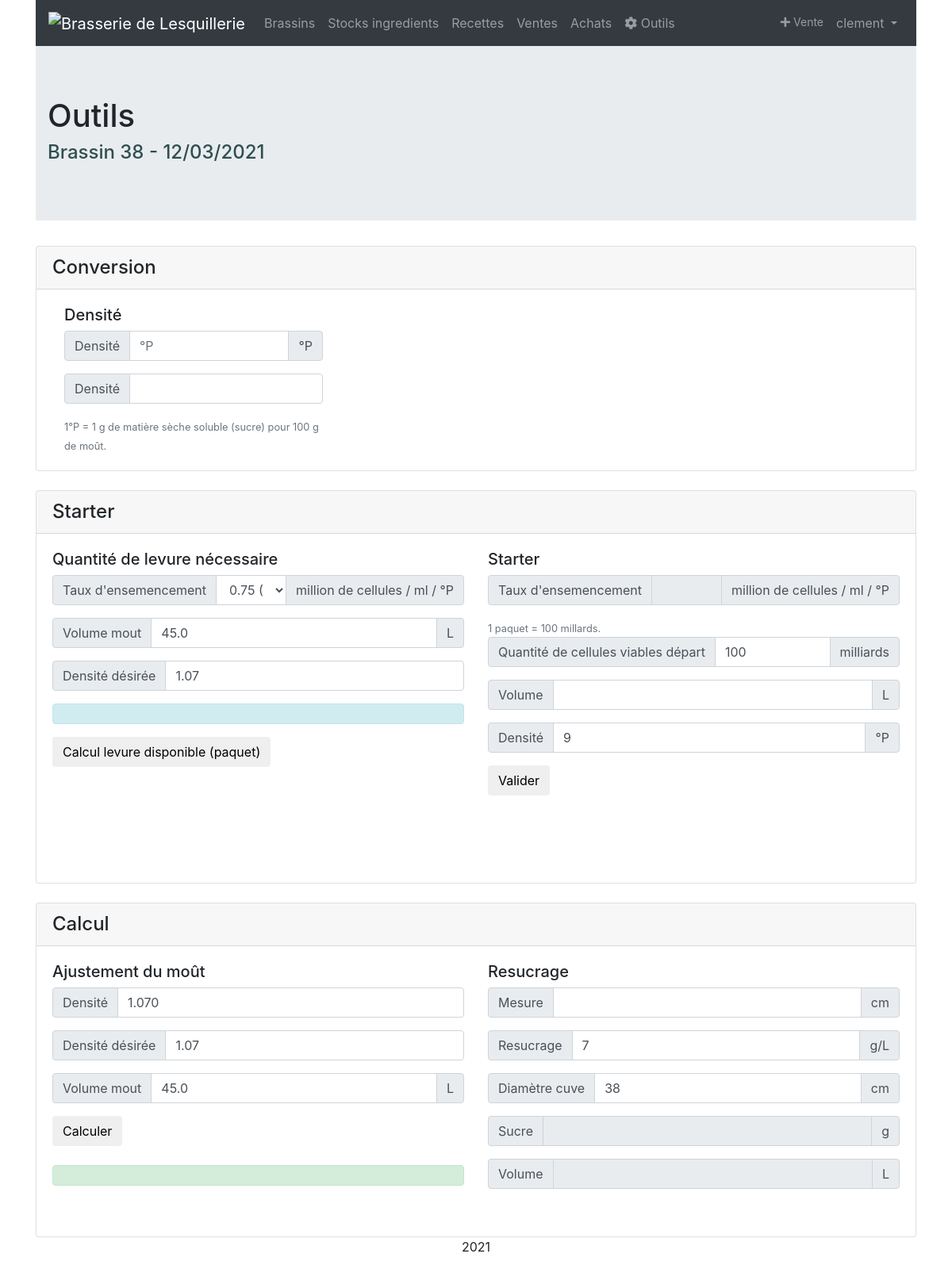
/brasserie/outils/ (signed in), run on the app's committed database.
### brassin/models.py (models this page shows, shortened)
class Brassin(models.Model):
	date_brassin = models.DateField(null=True)
	numero = models.CharField(blank=True,null=True,max_length=30)
	date_mise_bouteille = models.DateField(blank=True,null=True)
	densite_avant_ebullition = models.DecimalField(blank=True,null=True, max_digits=4, decimal_places=3)
	densite_initiale = models.DecimalField(blank=True,null=True, max_digits=4, decimal_places=3)
	densite_finale = models.DecimalField(blank=True,null=True, max_digits=4, decimal_places=3)
	volume_empatage = models.DecimalField(blank=True,null=True, max_digits=5, decimal_places=1)
	volume_rincage_dreches = models.DecimalField(blank=True,null=True, max_digits=5, decimal_places=1)
	volume_mout = models.DecimalField(blank=True,null=True, max_digits=5, decimal_places=1)
	volume_cuve_fermentation = models.DecimalField(blank=True,null=True, max_digits=5, decimal_places=1)
	volume_starter = models.DecimalField(blank=True,null=True, max_digits=5, decimal_places=1,default=0)
	temps_empatage = models.TimeField(blank=True,null=True,default="01:15:00")
	temps_ebullition = models.TimeField(blank=True,null=True,default="01:30:00")
	temps_fermentation = models.TimeField(blank=True,null=True)
	notes = models.TextField(blank=True,null=True)
	resucrage = models.DecimalField(blank=True,null=True, max_digits=2, decimal_places=1)
	ingredient = models.ManyToManyField(Ingredient, through='BrassinIngredient',null=True,blank=True)
	recette = models.ForeignKey(Recette, on_delete=models.SET_NULL, null=True,blank=True)
	fermenteur = models.ForeignKey(Fermenteur, on_delete=models.SET_NULL, null=True,blank=True)
	archive = models.BooleanField(default=False)
	class Meta:
		verbose_name = "Brassin"
		ordering = ['-date_brassin']

class Recette(models.Model):
	nom = models.CharField(max_length=30)
	type_biere = models.CharField(blank=True,null=True,max_length=30)
	densite_desire = models.DecimalField(blank=True,null=True, max_digits=4, decimal_places=3)
	taux_empatage =  models.DecimalField(max_digits=4, decimal_places=3,default=0.3)
	resucrage = models.DecimalField(blank=True,null=True, max_digits=3, decimal_places=1,default=7)
	notes = models.TextField(blank=True,null=True)
	etiquette = models.ImageField(upload_to = 'recettes',blank=True,null=True)
	class Meta:
		verbose_name = "Recette"
		ordering = ['id']

### brassin/views.py (the view)
# urls.py: path('outils/', views.Outils, name='outils'),
@login_required
def Outils(request,id=0):
	if id != 0:
		b = Brassin.objects.get(id=id)
	else:
		b = Brassin.objects.latest('id')
	try:
		r = Recette.objects.get(id=b.recette_id)
	except Recette.DoesNotExist:
		r = Recette.objects.get(id=1)
	return render(request, "brassin/outils.html", {'brassin_x': b,'recette':r})

### brassin/templates/brassin/outils.html (shortened to what this page needs)
{% extends 'base.html' %}
{% load static %}
{% block css %}
<link rel="stylesheet" href="{% static 'brassin/css/style.css' %}" />
{% endblock %}
{% block content %}
<div class="jumbotron jumbotron-fluid">
  <div class="container">
    <h1 class="page-header">Outils</h1>
    <h4><a href="{% url 'brassin_consult' brassin_x.id %}">Brassin {{brassin_x.id}} - {{brassin_x.date_brassin}}</a></h4>
  </div>
</div>
<div class="row">
    <div class="col-sm-12">
    <div class="card h-100">
	    <h4 class="card-header">Conversion</h4>
		<div class="card-body">
        <div class="col-sm-4">
            <h5>Densité</h5>
            <div class="input-group mb-3">
                <div class="input-group-prepend">
                  <span class="input-group-text">Densité</span>
                </div>
                <input type="text" class="form-control" name="id_densite_P" id="id_densite_P" type="number" min="0" onkeyup="calc_SG(this.value, this.name)" placeholder="°P" />
                <div class="input-group-append">
                  <span class="input-group-text">°P</span>
                </div>
            </div>
            <div class="input-group mb-3">
                <div class="input-group-prepend">
                  <span class="input-group-text">Densité</span>
                </div>
                <input type="text" class="form-control" name="id_densite" id="id_densite" type="number" min="0"/>
            </div>
            <small class="text-muted">1°P = 1 g de matière sèche soluble (sucre) pour 100 g de moût.</small>
            <br/>
        </div>
        </div>
    </div>
    </div>
</div>
<br/>
<div class="row">
    <div class="col-sm-12">
    <div class="card h-100">
        <h4 class="card-header">Starter</h4>
        <div class="card-body"><div class="row">
        <div class="col-sm-6">
            <h5>Quantité de levure nécessaire</h5>
            <div class="input-group mb-3">
                <div class="input-group-prepend">
                  <span class="input-group-text">Taux d'ensemencement</span>
                </div>
                <select name="starter_ensemencement" id="starter_ensemencement" class="form-control" type="number" min="0" onchange="calc_quantite_levure_necessaire()" value="0.75">
                    <option value="0.75" selected>0.75 (Ale)</option>
                </select>
                <div class="input-group-append">
                  <span class="input-group-text">million de cellules / ml / °P</span>
                </div>
            </div>
            <div class="input-group mb-3">
                <div class="input-group-prepend">
                  <span class="input-group-text">Volume mout</span>
                </div>
                <input name="starter_volume_mout" id="starter_volume_mout" class="form-control" type="number" min="0" onkeyup="calc_quantite_levure_necessaire()" value="{{brassin_x.volume_mout}}">
                <div class="input-group-append">
                  <span class="input-group-text">L</span>
                </div>
            </div>
            <div class="input-group mb-3">
                <div class="input-group-prepend">
                  <span class="input-group-text">Densité désirée</span>
                </div>
                <input name="starter_densite_desiree" id="starter_densite_desiree" class="form-control" type="number" min="0" onkeyup="calc_quantite_levure_necessaire()" value="{{recette.densite_desire|default:"1.07"}}">
            </div>
            <div id="quantite_levure_necessaire" class="alert alert-info alert-dismissible"></div>
            <button data-toggle="collapse" class="btn btn-default" data-target="#levure_paquet">Calcul levure disponible (paquet)</button>
        </div>
        <div class="col-sm-6">
            <h5>Starter</h5>
            <div class="input-group mb-3">
                <div class="input-group-prepend">
                  <span class="input-group-text">Taux d'ensemencement</span>
                </div>
                <input name="starter_ensemencement_obtenu" id="starter_ensemencement_obtenu" class="form-control" type="number" min="0" disabled>
                <div class="input-group-append">
                  <span class="input-group-text">million de cellules / ml / °P</span>
                </div>
            </div>
            <small class="text-muted">1 paquet = 100 millards.</small>
            <div class="input-group mb-3">
                <div class="input-group-prepend">
                  <span class="input-group-text">Quantité de cellules viables départ</span>
                </div>
                <input name="starter_cel_viable_i" id="starter_cel_viable_i" class="form-control" type="number" min="0" onkeyup="calc_quantite_levure_obtenue()" value="100">
                <div class="input-group-append">
                  <span class="input-group-text">milliards</span>
                </div>
            </div>
        	<div class="input-group mb-3">
                <div class="input-group-prepend">
                  <span class="input-group-text">Volume</span>
                </div>
                <input name="starter_volume" id="starter_volume" class="form-control" type="number" min="0" onkeyup="calc_quantite_levure_obtenue()"/>
                <div class="input-group-append">
                  <span class="input-group-text">L</span>
                </div>
            </div>
            <div class="input-group mb-3">
                <div class="input-group-prepend">
                  <span class="input-group-text">Densité</span>
                </div>
                <input type="text" class="form-control" name="starter_densite" id="starter_densite" type="number" min="0" onkeyup="calc_quantite_levure_obtenue()" value="9" placeholder="°P"/>
                <div class="input-group-append">
                  <span class="input-group-text">°P</span>
                </div>
            </div>
            <button type="button" class="btn btn-default" onclick="calc_quantite_levure_obtenue()">Valider</button>
            <br/><br/>
            <div id="quantite_levure_obtenue" class="alert alert-dismissible"></div>
            <br/>
        </div>
        </div></div>
    </div>
    </div>
</div>
<br/>
<div class="row">
    <div class="col-sm-12">
    <div class="card h-100">
        <h4 class="card-header">Calcul</h4>
        <div class="card-body"><div class="row">
        <div class="col-sm-6">
            <h5>Ajustement du moût</h5>
            <div class="input-group mb-3">
                <div class="input-group-prepend">
                  <span class="input-group-text">Densité</span>
                </div>
                <input name="densite_mesure" id="densite_mesure" class="form-control" type="number" min="0" value="{{brassin_x.densite_initiale}}">
            </div>
            <div class="input-group mb-3">
                <div class="input-group-prepend">
                  <span class="input-group-text">Densité désirée</span>
                </div>
                <input name="densite_desiree" id="densite_desiree" class="form-control" type="number" min="0" value="{{recette.densite_desire|default:"1.07"}}">
            </div>
            <div class="input-group mb-3">
                <div class="input-group-prepend">
                  <span class="input-group-text">Volume mout</span>
                </div>
                <input name="volume_mout" id="volume_mout" class="form-control" type="number" min="0" value="{{brassin_x.volume_mout}}">
                <div class="input-group-append">
                  <span class="input-group-text">L</span>
                </div>
            </div>
            <button type="button" class="btn btn-default" onclick="calc_ajustement_mout()">Calculer</button>
            <br/><br/>
            <div id="ajustement_mout" class="alert alert-success alert-dismissible"></div>
            <br/>
        </div>
        <div class="col-sm-6">
            <h5>Resucrage</h5>
        	<div class="input-group mb-3">
                <div class="input-group-prepend">
                  <span class="input-group-text">Mesure</span>
                </div>
                <input name="mesure_hauteur_cuve" id="mesure_hauteur_cuve" class="form-control" type="number" min="0">
                <div class="input-group-append">
                  <span class="input-group-text">cm</span>
                </div>
            </div>
            <div class="input-group mb-3">
                <div class="input-group-prepend">
                  <span class="input-group-text">Resucrage</span>
                </div>
                <input name="taux_resucrage" id="taux_resucrage" class="form-control" type="number" min="0" value="7">
                <div class="input-group-append">
                  <span class="input-group-text">g/L</span>
                </div>
            </div>
            <div class="input-group mb-3">
                <div class="input-group-prepend">
                  <span class="input-group-text">Diamètre cuve</span>
                </div>
                <input name="diametre_cuve" id="diametre_cuve" class="form-control" type="number" min="0" value="38">
                <div class="input-group-append">
                  <span class="input-group-text">cm</span>
                </div>
            </div>
            <div class="input-group mb-3">
                <div class="input-group-prepend">
                  <span class="input-group-text">Sucre</span>
                </div>
                <input name="sucre_quantite" id="sucre_quantite" class="form-control" disabled>
                <div class="input-group-append">
                  <span class="input-group-text">g</span>
                </div>
            </div>
            <div class="input-group mb-3">
                <div class="input-group-prepend">
                  <span class="input-group-text">Volume</span>
                </div>
                <input name="volume_final" id="volume_final" class="form-control" disabled>
                <div class="input-group-append">
                  <span class="input-group-text">L</span>
                </div>
            </div>
            <br/>
        </div>
        </div></div>
    </div>
    </div>
</div>
{% endblock %}

### templates/base.html (shortened to what this page needs)
{% load static %}
<!DOCTYPE html>
<html lang="fr">
  <head>
    <link rel="stylesheet" href="https://use.fontawesome.com/releases/v5.7.0/css/all.css">
    <link rel="stylesheet" href="https://maxcdn.bootstrapcdn.com/bootstrap/4.0.0/css/bootstrap.min.css">
    <link rel="stylesheet" type="text/css" href="https://cdn.datatables.net/1.10.24/css/dataTables.bootstrap4.min.css"/>
    {% block css %}
    {% endblock %}
  </head>
  <body>
    <div class="container">
      <nav class="navbar navbar-expand-sm bg-dark navbar-dark sticky-top bg-faded">
        <a class="navbar-brand" href="{% url 'home' %}"><img src="" alt="{{ user.profile.brasserie }}" href="{% url 'home' %}"></a>
        <div class="collapse navbar-collapse" id="collapsibleNavbar">
          <ul class="navbar-nav">
            <li class="nav-item">
              <a class="nav-link" href="{% url 'brassin_list' %}">Brassins</a>
            </li>
            <li class="nav-item">
              <a class="nav-link" href="{% url 'ingredients_list' %}">Stocks ingredients</a>
            </li>
            <li class="nav-item">
              <a class="nav-link" href="{% url 'recettes_list' %}">Recettes</a>
            </li>
            <li class="nav-item">
              <a class="nav-link" href="{% url 'ventes_list' %}">Ventes</a>
            </li>
            <li class="nav-item">
              <a class="nav-link" href="{% url 'achats_list' %}">Achats</a>
            </li>
            <li class="nav-item">
              <a class="nav-link" href="{% url 'outils' %}"><i class="fa fa-cog" aria-hidden="true"></i>   Outils</a>
            </li>
          </ul>
          <ul class="navbar-nav ml-auto">
            <li class="nav-item">
              <a class="nav-link btn-outline-info btn-sm" href="{% url 'vente_create' %}"><i class="fas fa-plus"></i>  Vente</a>
            </li>
            <li class="nav-item dropdown">
              <a class="nav-link dropdown-toggle" href="#" id="navbardrop" data-toggle="dropdown">
                {% if user.is_authenticated %}
                  {{ user.get_username }}
                {% endif %}
              </a>
            </li>
          </ul>
        </div>
      </nav>
      {% block content %}
      {% endblock %}
      <footer class="container-fluid bg-4 text-center">
          <p>2021</p>
      </footer>
    </div>
  </body>
</html>

### brassin/static/brassin/css/style.css (style rules this page uses)
a { color: darkslategray; }

### data on the page
Brassin: id "38", date_brassin "12/03/2021", starter_volume_mout "45.0", densite_mesure "1.070", volume_mout "45.0"
Recette: starter_densite_desiree "1.07", densite_desiree "1.07"

### other printed values
{{ user.get_username }} "clement"
